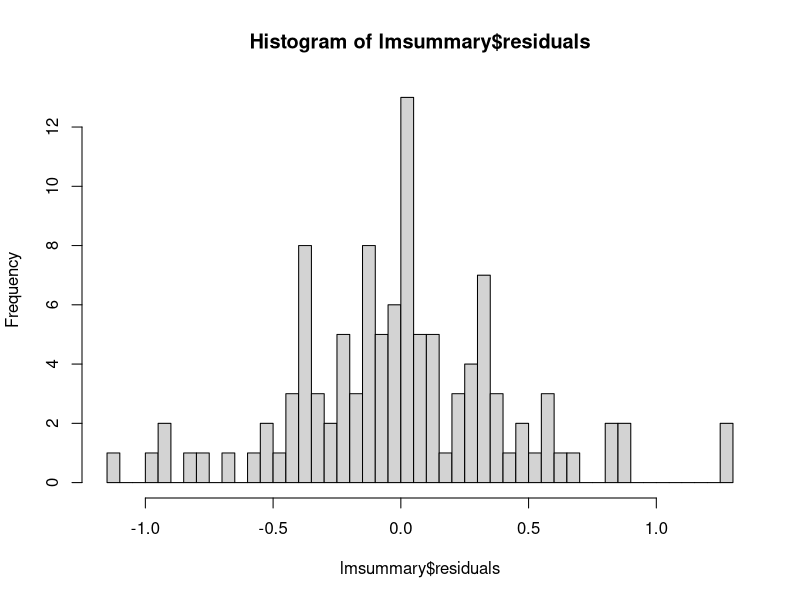

This chart was generated by the following R code: (Note: this script raises an error after producing the figure.)
setwd('E:\\OneDrive\\Documents\\_Sufelearning\\Bigdata\\tianchi_O2Oprediction')
data<-read.table('aaa.txt',header=T,sep = ',')
dist<-log(data$distance+0.37598)
rate<-log(data$rate_level+13.06200)
y<-data$pab
lmsummary<-summary(lm(log(y)~cbind(dist,rate)))
lmsummary
hist(lmsummary$residuals,50)
var(lmsummary$residuals)
length(y)
cor(lmsummary$residuals,cbind(rep(1,length(y)),dist,rate)%*%lmsummary$coefficients[,1])
cov(X)

X1<-data$distance
X2<-data$rate_level
n<-length(y)
X<-cbind(rep(1,n),log(X1+0.37),log(X2+14))
loglikefun<-function(p)  {
  sigma<-p[4];
  mu<-p[1:3]
  X<-cbind(rep(1,n),log(X1+p[5]),log(X2+p[6]))
  -n*log(2*pi)-n*log(sigma^2)-(1/(2*sigma^2))*t(log(y)-X%*%mu)%*%(log(y)-X%*%mu)
}
#install.packages('maxLik')
#library(maxLik)
mle<-maxLik(logLik=loglikefun, start=c(1,-0.43,-0.91,0.3,0.37598,13.06208))

(a<-summary(mle))
cor(y,y-X%*%a$estimate[1:3,1])
M<-function(X){
  X<-as.matrix(X)
  diag(rep(1,nrow(X)))-X%*%solve(t(X)%*%X)%*%t(X)
}
Mi<-M(rep(1,nrow(X)))
R2<-1-t(y)%*%M(X)%*%y/t(y)%*%Mi%*%y

summary(lm(log(y)~cbind(log(dist),log(rate))))

y>0.1

glm(as.numeric(y>0.1)~cbind(X1,X2),family=binomial(link="logit"))
